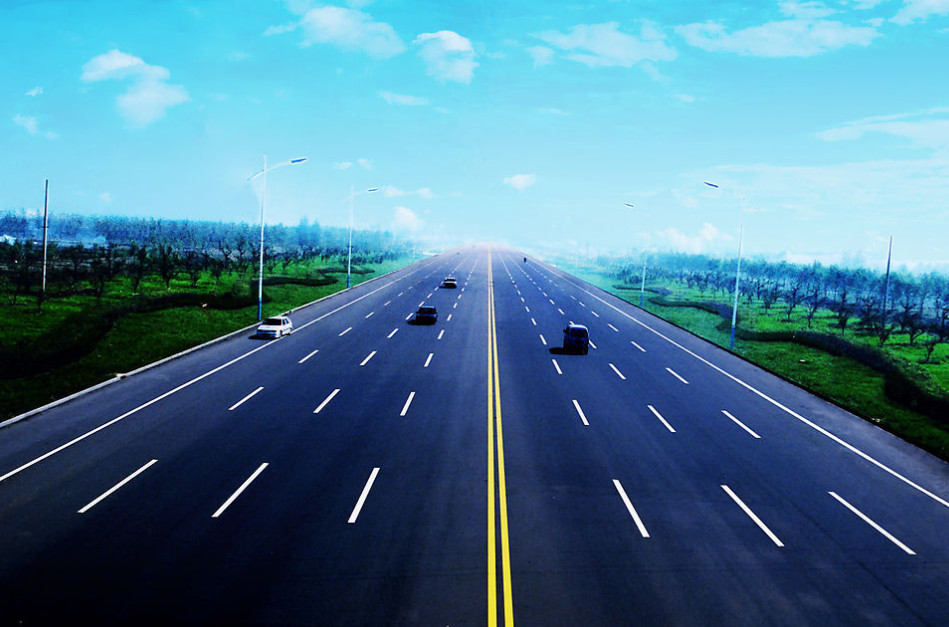
#> input picture computer_vision/road.jpeg, 949 x 627 px
$ python edge.py
#> lines starting #> are read from the running program, lines starting #| are printed output that depends on the picture
import matplotlib.pyplot as plt
from PIL import Image # pillow package
import numpy as np
from scipy import ndimage

def read_img_as_array(file):
    '''read image and convert it to numpy array with dtype np.float64'''
#> called with file = 'road.jpeg'
    img = Image.open(file)
#> img is the input picture: PIL image 949x627 RGB; mean R, G, B 75.7, 122.5, 148
    arr = np.asarray(img, dtype=np.float64)
    return arr


def save_array_as_img(arr, file):

    # make sure arr falls in [0,255]
    min, max = arr.min(), arr.max()
    if min < 0 or max > 255:
        arr = (arr - min)/(max-min)*255

    arr = arr.astype(np.uint8)
    img = Image.fromarray(arr)
    img.save(file)


def show_array_as_img(arr):
    min, max = arr.min(), arr.max()
    if min < 0 or max > 255:  # make sure arr falls in [0,255]
        arr = (arr - min)/(max-min)*255

    arr = arr.astype(np.uint8)
    img = Image.fromarray(arr)
    img.show()


def rgb2gray(arr):
    R = arr[:, :, 0] # red channel
    G = arr[:, :, 1] # green channel
    B = arr[:, :, 2] # blue channel
    gray = 0.2989*R + 0.5870*G + 0.1140*B
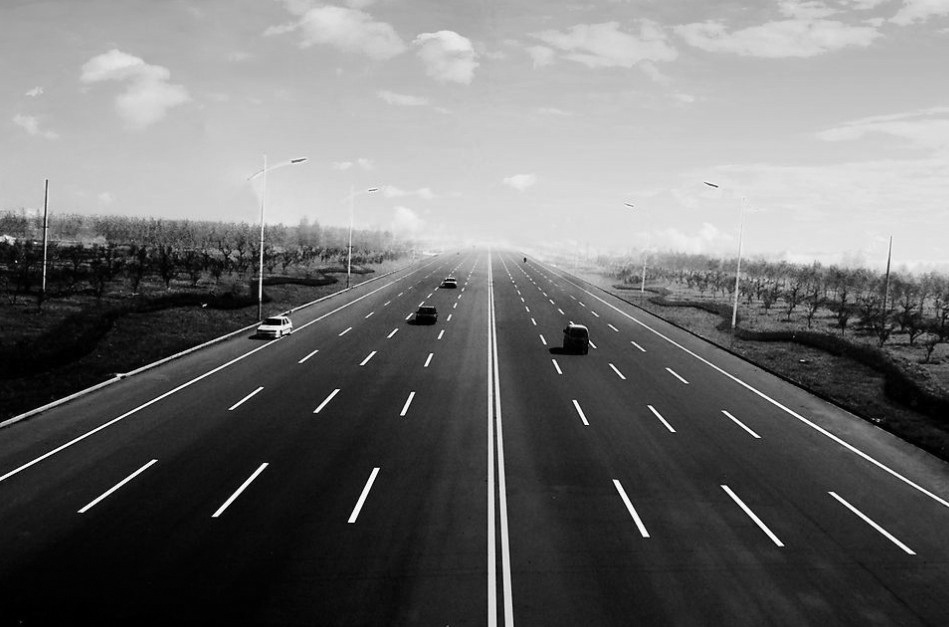
#> gray: shape (627, 949) float64; min 0, max 255, mean 111.4
    return gray

#########################################
## Please complete following functions ##
#########################################

def sobel(arr):
    '''Apply sobel operator on arr and return the result.'''
    # TODO: Please complete this function.
    # your code here
    vertical_filter = np.array([[1, 0, -1], [2, 0, -2], [1, 0, -1]])
    horizontal_filter = np.array([[1, 2, 1], [0, 0, 0], [-1, -2, -1]])
    Gx = ndimage.convolve(arr, vertical_filter)
    Gy = ndimage.convolve(arr, horizontal_filter)
    Gx *= 255 / Gx.max()
    Gy *= 255 / Gy.max()
    G = np.sqrt(np.square(Gx) + np.square(Gy))
    return G, Gx, Gy

def nonmax_suppress(G, Gx, Gy):
    '''Suppress non-max value along direction perpendicular to the edge.'''
    assert G.shape == Gx.shape
    assert G.shape == Gy.shape
    # TODO: Please complete this function.
    theta = np.arctan2(Gy, Gx) * 180 / np.pi
    theta[theta < 0] += 180
    x, y = G.shape
    suppressed_G = np.zeros(G.shape)

    for i in range(1, x - 1):
        for j in range(1, y - 1):
            if (0 <= theta[i, j] < 22.5) or (157.5 <= theta[i, j] <= 180):
                N1 = G[i, j + 1]
                N2 = G[i, j - 1]
            elif 22.5 <= theta[i, j] < 67.5:
                N1 = G[i - 1, j - 1]
                N2 = G[i + 1, j + 1]
            elif 67.5 <= theta[i, j] < 112.5:
                N1 = G[i + 1, j]
                N2 = G[i - 1, j]
            else:
                N1 = G[i + 1, j - 1]
                N2 = G[i - 1, j + 1]

            if (G[i, j] >= N1) and (G[i, j] >= N2):
                suppressed_G[i, j] = G[i, j]
    return suppressed_G

def thresholding(G, low, high):
    '''Binarize G according threshold low and high'''
    # TODO: Please complete this function.
    # your code here
    assert high <= 361
    assert low >= 0 & low < high
    x, y = G.shape
    result = np.zeros(G.shape)
    weak = 10
    strong = 255
    G_low = G.copy()
    G_high = G.copy()
    G_low[G_low < low] = 0
    G_low[G_low >= high] = 0
    G_low[G_low > 0] = 255
    G_high[G_high < high] = 0
    G_high[G_high > 0] = 255
    # show_array_as_img(G_low)
    save_array_as_img(G_low, 'edgemap_low.jpg')
    # show_array_as_img(G_high)
    save_array_as_img(G_high, 'edgemap_high.jpg')

    strong_i, strong_j = np.where(G >= high)
    weak_i, weak_j = np.where((G < high) & (G >= low))
    result[strong_i, strong_j] = strong
    result[weak_i, weak_j] = weak
    for i in range(1, x-1):
        for j in range(1, y-1):
            if result[i,j] == weak:
                if (result[i+1, j-1] == strong or result[i+1, j] == strong or result[i+1, j+1] == strong
                    or result[i, j-1] == strong or result[i, j+1] == strong or result[i-1, j-1] == strong
                        or result[i-1, j] == strong or result[i-1, j+1] == strong):
                    result[i, j] = strong
                else:
                    result[i, j] = 0
    G = result
    return G

def hough(G):
    '''Return Hough transform of G'''
    # TODO: Please complete this function.
    # your code here
    steps = 10
    x, y = G.shape
    D = int(np.sqrt(np.square(x) + np.square(y)))
    thetas = np.deg2rad(np.arange(0, 180, step=180/steps))
    rhos = np.linspace(-D, D, 2*D)
    accumulator = np.zeros((len(rhos), len(thetas)))
    for i in range(x):
        for j in range(y):
            if G[i, j] == 255:
                for k in range(len(thetas)):
                    rho = j * np.cos(thetas[k]) + i * np.sin(thetas[k])
                    accumulator[int(rho) + D, k] += 1
    return accumulator, thetas, rhos


img = read_img_as_array('road.jpeg')
#TODO: detect edges on 'img'
# question 1
gray_img = rgb2gray(img)
# show_array_as_img(gray_img)
save_array_as_img(gray_img, 'gray.jpg')
#> in save_array_as_img, `min, max = arr.min(), arr.max()`: min = 0; max = 255

# question 2
gauss_img = ndimage.gaussian_filter(gray_img, sigma=1.2)
# show_array_as_img(gauss_img)
save_array_as_img(gauss_img, 'gauss.jpg')

# question 3
G, Gx, Gy = sobel(gauss_img)
#> in sobel, `Gy = ndimage.convolve(arr, horizontal_filter)`:
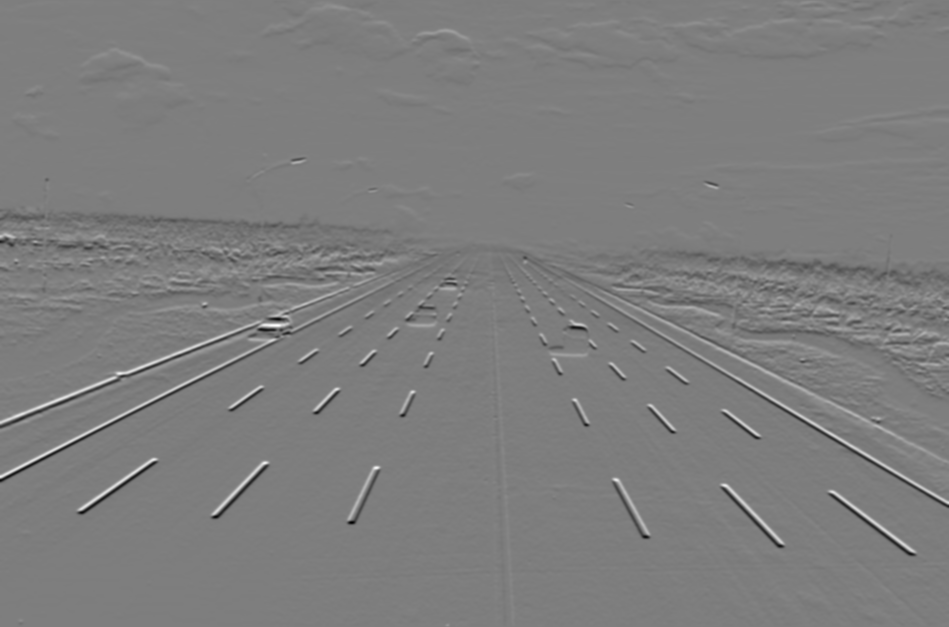
#> Gy: shape (627, 949) float64; min -508.8, max 519, mean -2; drawn with min black and max white
# show_array_as_img(G)
# show_array_as_img(Gx)
# show_array_as_img(Gy)
save_array_as_img(G, 'G.jpg')
save_array_as_img(Gx, 'G_x.jpg')
save_array_as_img(Gy, 'G_y.jpg')

# question 4
nonmax_suppress_img = nonmax_suppress(G,Gx,Gy)
#> in nonmax_suppress, `theta[theta < 0] += 180`:
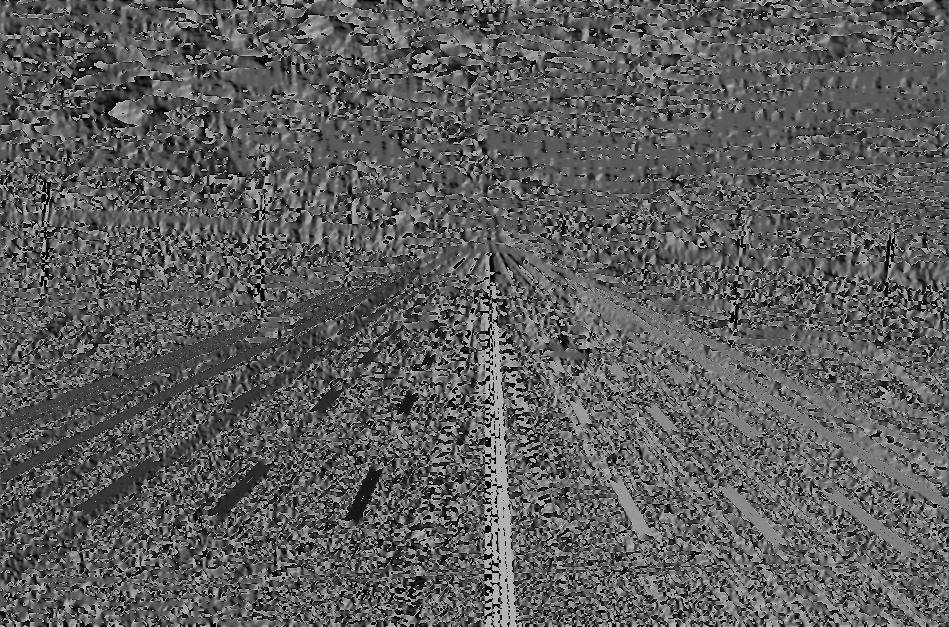
#> theta: shape (627, 949) float64; min 0.000965, max 180, mean 91.5
#> after the loop in nonmax_suppress, `for i in range(1, x - 1):`:
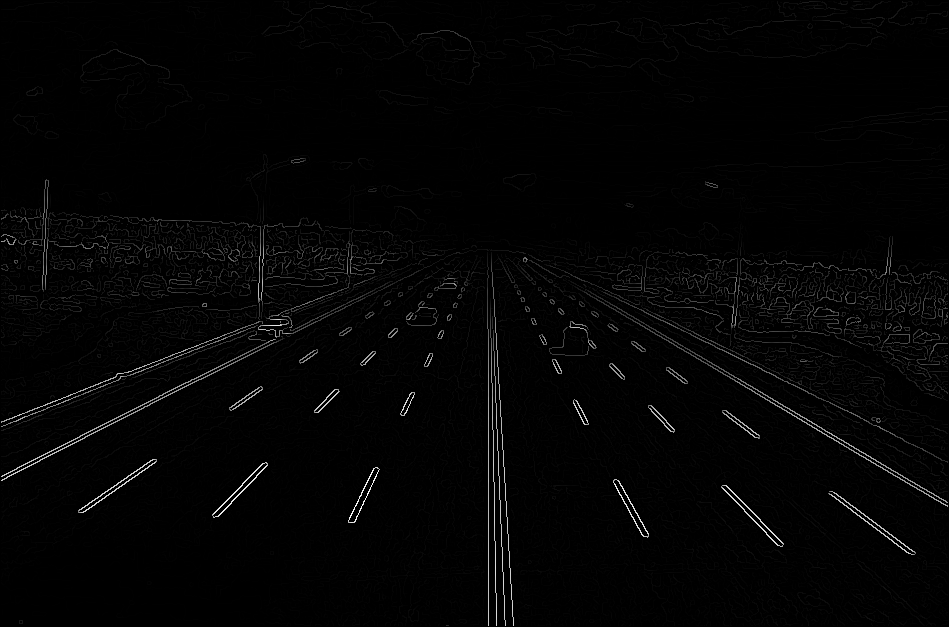
#> suppressed_G: shape (627, 949) float64; min 0, max 275.7, mean 4.4; drawn with min black and max white
# show_array_as_img(nonmax_suppress_img)
save_array_as_img(nonmax_suppress_img, 'supress.jpg')

# question 5
thresholding_img = thresholding(nonmax_suppress_img, 20, 40)
#> in thresholding, `G_low[G_low > 0] = 255`:
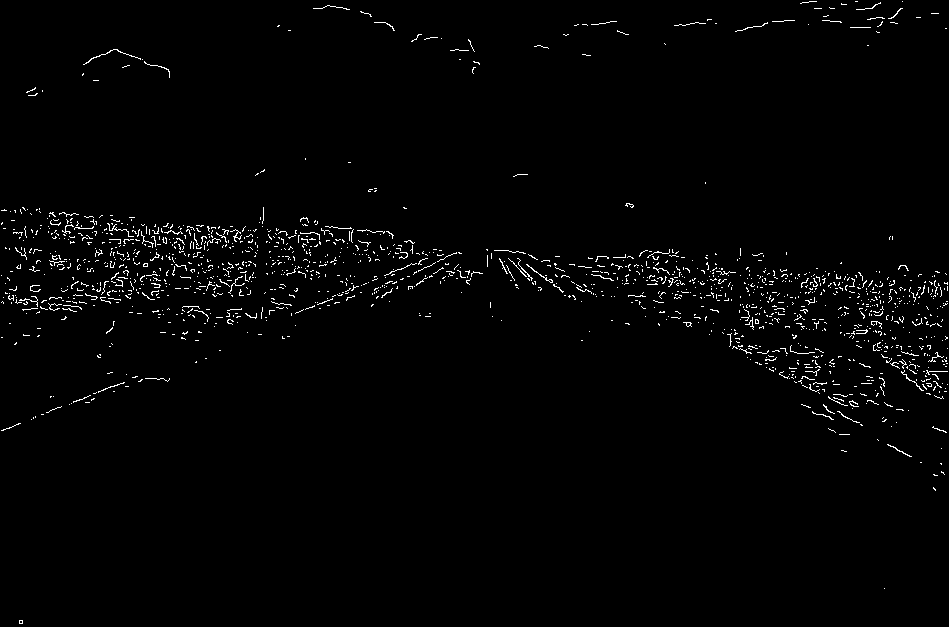
#> G_low: shape (627, 949) float64; 1.5% white in thin lines or dots
#> in thresholding, `G_high[G_high > 0] = 255`:
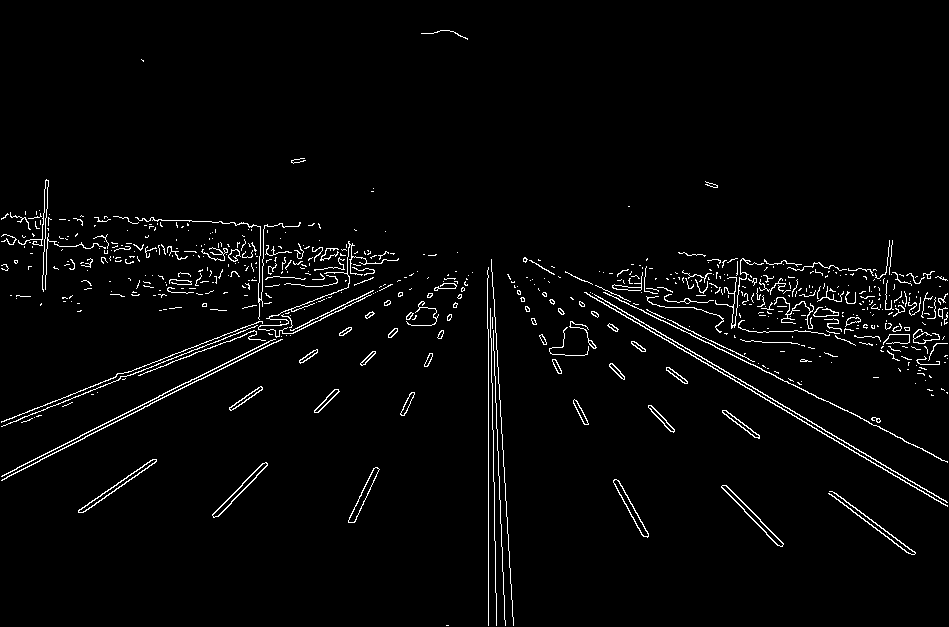
#> G_high: shape (627, 949) float64; 2.7% white in thin lines or dots
#> in save_array_as_img (call 7), `arr = arr.astype(np.uint8)`: arr: shape (627, 949); 1.5% white in thin lines or dots
#> in save_array_as_img (call 8), `arr = arr.astype(np.uint8)`: arr: shape (627, 949); 2.7% white in thin lines or dots
#> in thresholding, `strong_i, strong_j = np.where(G >= high)`: strong_i = 15917 values from 30 to 625; strong_j = 15917 values, max 947 at index 3887, min 1 at index 289, mean 495.2
#> in thresholding, `weak_i, weak_j = np.where((G < high) & (G >= low))`: weak_i = 9108 values from 1 to 623; weak_j = 9108 values, max 947 at index 4790, min 1 at index 811, mean 477.2
#> after the loop in thresholding, `for i in range(1, x-1):`:
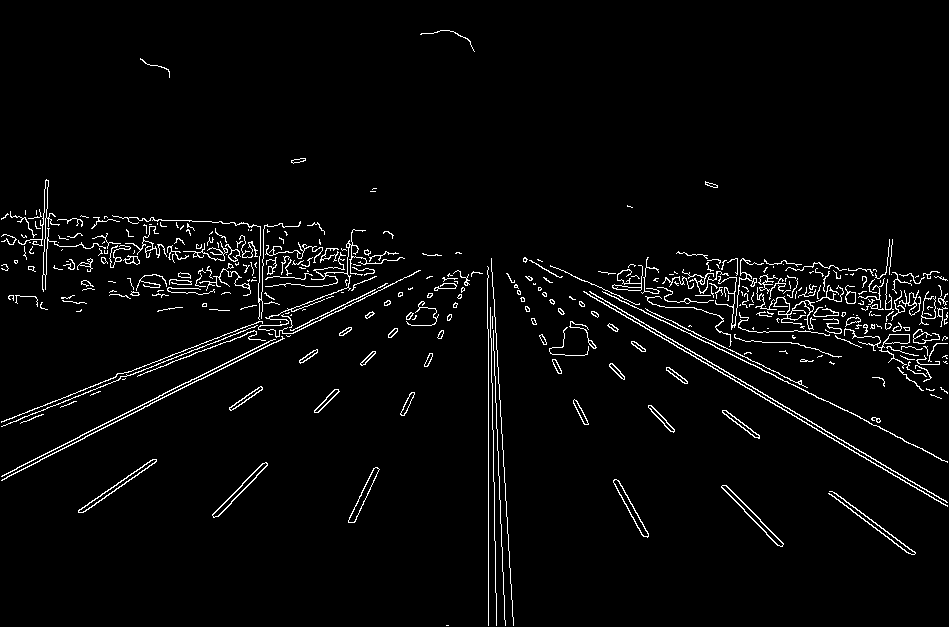
#> result: shape (627, 949) float64; 3.2% white in thin lines or dots
# show_array_as_img(thresholding_img)
save_array_as_img(thresholding_img, 'edgemap.jpg')
#> in save_array_as_img (call 9), `arr = arr.astype(np.uint8)`: arr: shape (627, 949); 3.2% white in thin lines or dots
accumulator, thetas, rhos = hough(thresholding_img)
#> thetas = [0, 0.314, 0.628, 0.942, 1.26, 1.57, 1.88, 2.2, 2.51, 2.83]; rhos = 2274 values from -1137 to 1137
show_array_as_img(accumulator)
#> in show_array_as_img, `min, max = arr.min(), arr.max()`: min = 0; max = 303
# [4 lines of commented-out code are left out]
print(accumulator.shape)
#| (2274, 10)
